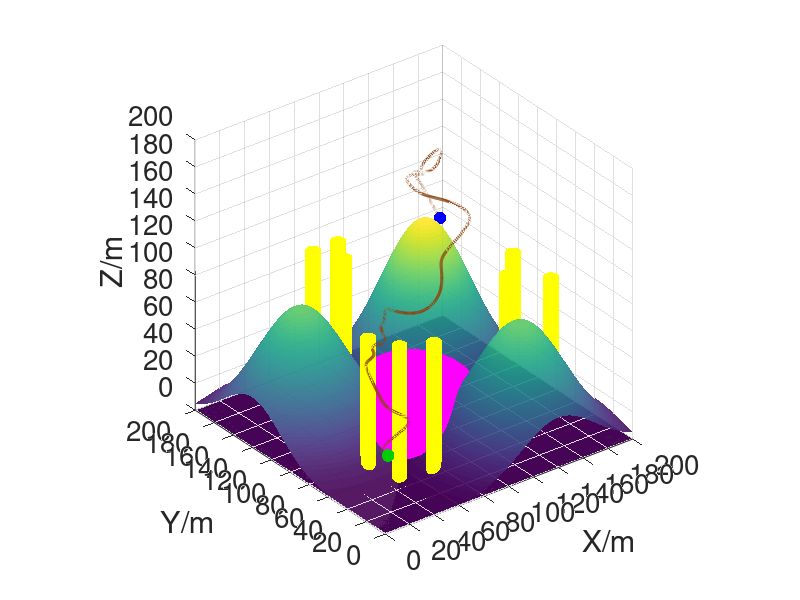

Recreate this plot in MATLAB. (Note: this script raises an error after producing the figure.)
function AVSS_RRT_dynamic()
% ================================================================
%  AVSS-RRT 动态障碍物三维路径规划与实时避障
% ----------------------------------------------------------------
%  在 AVSS_RRT.m 的基础上, 加入动态障碍物(黑色球, 在设定的两点
%  之间往返运动), 实现无人机沿路径飞行时的实时避障:
%
%   1) 先对"静态障碍物"(高斯山体/球形禁飞区/圆柱群)用 AVSS-RRT
%      规划出一条全局最优路径(棕色实线, 图中始终显示);
%   2) 无人机沿该路径逐步飞行, 每个时间步动态障碍物随之移动;
%   3) 若无人机前方一段距离内(look-ahead)将与某个动态障碍物相遇,
%      则脱离原轨迹向侧向/上方小幅绕行(不改动全局路径);
%   4) 障碍物走开、前方畅通后, 无人机回归全局最优路径继续飞行;
%   5) 动画显示: 棕色实线=规划路径, 红色实线=已飞行轨迹,
%      黑色球=动态障碍物, 绿/蓝球=起点/终点。
%
%  地形: 采用 map.m 中定义的三座高斯山体、球形禁飞区、九根圆柱障碍。
%  起点 [10,10,50] (绿色球), 终点 [190,190,80] (蓝色球)。
% ================================================================
clear; clc; close all;
rng(1);   % 固定随机种子, 结果可复现

%% ------------------ 1. 地图与静态障碍物参数 (与 map.m 一致) ------
world.xlim = [0 200];
world.ylim = [0 200];
world.zlim = [0 200];

% --- 三座高斯山体 [x0, y0, A(峰值), sigma] ---
world.mountains = [ 40 140  90 30;
                   140  40  90 30;
                   140 140 120 30];

% --- 球形禁飞区 [cx, cy, cz, r] ---
world.sphere = [100 100 0 50];

% --- 九根圆柱障碍 [x0, y0, height], 半径统一 ---
world.cyl_r = 5;
world.cylinders = [ 40  70 100;
                    70  40 100;
                    50  50 100;
                    90 160 100;
                   160  80 100;
                    80 180 100;
                   100 180 100;
                   180  60 100;
                   180 100 100];

world.safe = 3.0;        % 无人机安全距离(机体约束)

% --- 动态障碍物初始为空, 用于静态规划阶段 ---
world.dyn = [];          % 每行 [cx cy cz], 无动态障碍时为空

%% ------------------ 2. 动态障碍物参数 (与 untitled.m 一致) -------
% 每行 [起点x y z, 终点x y z, 方向(±1)], 障碍在起点<->终点之间往返
dyn.num   = 11;
dyn.r     = 5;           % 动态障碍物半径
dyn.speed = 1;           % 每个时间步移动的距离
% 前 5 行: 与 untitled.m 一致的原始动态障碍物;
% 后 6 行: 新增障碍物, 其往返线段均"垂直横穿"静态规划路径(在弧长
%          s≈40/100/120/180/220/300 m 处), 使避障过程频繁可见。
dyn.params = [
    150,  90, 68,  35,  85, 68, 1;
     95,  40, 60,  92, 140, 60, 1;
     50,  10, 10,  10,  80, 80, 1;
     56, 125, 75, 124, 56, 75, 1;
     95, 130, 75, 146, 90, 75, 1;
     29,  37, 53,  54, 11, 53, 1;
     61,  74, 73,  81, 52, 73, 1;
     87,  73, 75,  91, 42, 75, 1;
    106, 113, 81, 134, 97, 81, 1;
    154, 124, 99, 139, 95, 99, 1;
    156, 168,102, 184,151,102, 1;
];
dyn.curr = dyn.params(:, 1:3);   % 当前中心位置 (N x 3)

%% ------------------ 3. 起点 / 终点 -------------------------------
start = [ 10  10 50];
goal  = [190 190 80];

%% ------------------ 4. AVSS-RRT 参数 ----------------------------
params.max_iter   = 8000;   % 最大迭代次数
params.p_goal     = 0.15;   % Goal-bias 采样概率
params.step_min   = 3;      % 最小步长(障碍物附近)
params.step_max   = 18;     % 最大步长(空旷区域)
params.goal_tol   = 8;      % 到达终点的容差
params.edge_res   = 1.5;    % 边碰撞检测的采样分辨率

% --- 动态避障相关 ---
sim.uav_speed   = 2.0;      % 无人机每个时间步飞行的距离
sim.look_ahead  = 12;       % 前视距离: 检查前方多远是否会撞动态障碍
sim.max_steps   = 4000;     % 仿真最大时间步(防止死循环)

%% ------------------ 5. 初始路径规划 (仅静态障碍) -----------------
fprintf('AVSS-RRT 初始路径规划(静态障碍物) ...\n');
tic;
[path, ~, success] = avss_rrt_plan(start, goal, world, params);
t_plan = toc;
if ~success || isempty(path)
    error('初始路径规划失败, 请调整参数或检查地图。');
end
path = smooth_path_cubic(path);
fprintf('初始规划完成: 用时 %.3f s, 路径长度 %.2f m。\n', ...
        t_plan, path_length(path));

% 用四类动态障碍物(直线×3 圆弧×3 变速×4 垂直×4)覆盖上方旧硬编码障碍,
% 沿 AVSS-RRT 静态路径弧长生成, 取代原来的 11 个直线往返障碍。
dyn = gen_dyn_v2(path);

%% ------------------ 6. 绘制场景 ----------------------------------
draw_world(world);
hold on;

% 起点(绿色球) / 终点(蓝色球)
draw_ball(start, 4, [0 0.8 0]);
draw_ball(goal,  4, [0 0 1]);

% 规划路径(棕色实线, 静态规划得到的全局最优路径) 与已飞行轨迹(红实线)
% 棕色避开地图中其他物体颜色: 山体(蓝绿黄渐变)、禁飞区(品红)、圆柱(黄)、
% 起点(绿)、终点(蓝)、动态障碍(黑)。
col_plan  = [0.55 0.27 0.07];   % 棕色: 规划路径
col_trail = [0.85 0.0 0.0];     % 正红: 已飞行轨迹
h_plan  = plot3(path(:,1), path(:,2), path(:,3), ...
                '-', 'Color', col_plan, 'LineWidth', 2.2);
h_trail = plot3(start(1), start(2), start(3), ...
                '-',  'Color', col_trail, 'LineWidth', 3);
% 无人机当前位置(红色实心点)
h_uav = plot3(start(1), start(2), start(3), 'o', ...
              'MarkerFaceColor', col_trail, 'MarkerEdgeColor', 'none', ...
              'MarkerSize', 8);

% 动态障碍物句柄(按四类运动着色: 红=直线 蓝=圆弧 绿=变速 橙=垂直)
[Xd, Yd, Zd] = sphere(20);
Xd = Xd*dyn.r; Yd = Yd*dyn.r; Zd = Zd*dyn.r;
h_dyn = gobjects(dyn.num, 1);
for i = 1:dyn.num
    c = dyn.curr(i,:);
    h_dyn(i) = surf(c(1)+Xd, c(2)+Yd, c(3)+Zd, ...
                    'FaceColor', type_color(dyn.obs{i}.type), ...
                    'EdgeColor','none','FaceAlpha',1.0);
end

legend_h = [ plot3(nan,nan,nan,'-','Color',col_trail,'LineWidth',3), ...
             plot3(nan,nan,nan,'-','Color',col_plan,'LineWidth',2.2), ...
             plot3(nan,nan,nan,'o','MarkerFaceColor',type_color(1), ...
                   'MarkerEdgeColor','none','MarkerSize',10), ...
             plot3(nan,nan,nan,'o','MarkerFaceColor',type_color(2), ...
                   'MarkerEdgeColor','none','MarkerSize',10), ...
             plot3(nan,nan,nan,'o','MarkerFaceColor',type_color(3), ...
                   'MarkerEdgeColor','none','MarkerSize',10), ...
             plot3(nan,nan,nan,'o','MarkerFaceColor',type_color(4), ...
                   'MarkerEdgeColor','none','MarkerSize',10), ...
             plot3(nan,nan,nan,'o','MarkerFaceColor',[0 0.8 0], ...
                   'MarkerEdgeColor','none','MarkerSize',10), ...
             plot3(nan,nan,nan,'o','MarkerFaceColor',[0 0 1], ...
                   'MarkerEdgeColor','none','MarkerSize',10)];
legend(legend_h, {'已飞行轨迹','规划路径','直线障碍','圆弧障碍','变速障碍','垂直障碍','起点','终点'}, ...
       'Location','northeast','FontSize',11);
title('AVSS-RRT 动态障碍物路径规划与避障', 'FontSize', 16);
view(45, 30);

%% ------------------ 7. 仿真主循环: 沿全局最优路径飞行 + 局部避障 + 回归 ---
% 策略: 静态规划得到的 path 作为“全局最优路径”, 永不改变(品红实线基准)。
%   - 默认沿全局路径前进(用弧长参数 s_glob 定位);
%   - 若全局路径前方将撞动态障碍, 进入“局部绕行”: 朝侧向/上方偏移一个
%     临时航点躲避, 不改动全局路径;
%   - 障碍走开后, 拉回到全局路径上“最近且前方畅通”的点, 继续沿原路径飞。
fig = gcf;

% 将全局最优路径按弧长密集离散, 便于定位与回归
glob = densify_path(path, 1.0);          % 每 ~1m 一个采样点
glob_cum = [0; cumsum(sqrt(sum(diff(glob).^2, 2)))];   % 累积弧长
glob_len = glob_cum(end);

uav_pos = start;             % 无人机当前位置
trail   = start;            % 已飞行轨迹
s_glob  = 0;                % 当前在全局路径上的弧长进度
detour  = false;            % 是否处于局部绕行状态
detour_cnt = 0;             % 绕行触发次数(统计用)
reached = false;

for step = 1:sim.max_steps
    if ~ishandle(fig); break; end

    % ---- (a) 动态障碍物移动一步(往返运动) ----
    dyn = move_dynamic(dyn);
    world.dyn = dyn.curr;
    dyn_r_safe = dyn.r + world.safe;      % 动态障碍碰撞半径(含安全距离)

    % ---- (b) 检测全局路径前方(从当前进度起)是否会撞动态障碍 ----
    glob_blocked = glob_lookahead_hit(glob, glob_cum, s_glob, ...
                                      dyn.curr, dyn_r_safe, sim.look_ahead);

    if ~glob_blocked
        % ===== 全局路径畅通: 沿全局最优路径前进(必要时先拉回路径) =====
        if detour
            % 刚绕行完毕: 找到全局路径上"最近且前方畅通"的回归点
            s_glob = regain_arc(glob, glob_cum, uav_pos, s_glob, ...
                                dyn.curr, dyn_r_safe, sim.look_ahead);
            detour = false;
            fprintf('第 %d 步: 障碍已避开, 回归全局最优路径。\n', step);
        end
        s_glob = min(glob_len, s_glob + sim.uav_speed);
        target = interp_arc(glob, glob_cum, s_glob);
        uav_pos = move_towards(uav_pos, target, sim.uav_speed);
    else
        % ===== 全局路径被挡: 局部绕行(不改动全局路径) =====
        if ~detour
            detour_cnt = detour_cnt + 1;
            detour = true;
            fprintf('第 %d 步: 全局路径前方有动态障碍, 第 %d 次局部绕行。\n', ...
                    step, detour_cnt);
        end
        % 前瞻的全局路径点作为"绕行想去的方向", 在其周围选一个安全的临时航点
        aim = interp_arc(glob, glob_cum, min(glob_len, s_glob + sim.look_ahead));
        wp = pick_detour_waypoint(uav_pos, aim, goal, world, ...
                                  dyn.curr, dyn_r_safe, sim.uav_speed);
        if isempty(wp)
            % 找不到安全方向 -> 本步悬停等待障碍物移开
        else
            uav_pos = move_towards(uav_pos, wp, sim.uav_speed);
        end
    end
    trail(end+1,:) = uav_pos; %#ok<AGROW>

    % ---- (c) 更新图形 ----
    for i = 1:dyn.num
        c = dyn.curr(i,:);
        set(h_dyn(i), 'XData', c(1)+Xd, 'YData', c(2)+Yd, 'ZData', c(3)+Zd);
    end
    set(h_trail, 'XData', trail(:,1), 'YData', trail(:,2), 'ZData', trail(:,3));
    set(h_uav,   'XData', uav_pos(1), 'YData', uav_pos(2), 'ZData', uav_pos(3));
    drawnow;
    pause(0.02);

    % ---- (d) 到达终点判定 ----
    if norm(uav_pos - goal) <= sim.uav_speed || ...
       (s_glob >= glob_len - 1e-6 && norm(uav_pos - goal) <= params.goal_tol)
        uav_pos = goal;
        set(h_uav, 'XData', goal(1), 'YData', goal(2), 'ZData', goal(3));
        trail(end+1,:) = goal; %#ok<AGROW>
        set(h_trail, 'XData', trail(:,1), 'YData', trail(:,2), 'ZData', trail(:,3));
        drawnow;
        reached = true;
        break;
    end
end

% ---- 最终停止时: 将动态障碍物移到不与已飞行轨迹重合的位置 ----
% 沿每个障碍物的运动线段均匀采样, 取离已飞行轨迹(trail)最远的候选点,
% 使最后一帧黑色障碍球不与红色轨迹重叠。
for i = 1:0   % 四类障碍无"最终重排", 跳过依赖旧 dyn.params 的直线逻辑
    p1 = [0 0 0]; p2 = [0 0 0];
    seg = p2 - p1; L = norm(seg);
    if L > 1e-6
        u = seg / L;
        ss = linspace(0, L, 200)';
        cand = p1 + ss * u;                       % 候选位置 (N x 3)
        dmin = zeros(size(cand,1),1);
        for j = 1:size(cand,1)
            dmin(j) = min(sqrt(sum((trail - cand(j,:)).^2, 2)));
        end
        [~, k] = max(dmin);                       % 离轨迹最远的候选点
        dyn.curr(i,:) = cand(k,:);
    end
    c = dyn.curr(i,:);
    set(h_dyn(i), 'XData', c(1)+Xd, 'YData', c(2)+Yd, 'ZData', c(3)+Zd);
end
drawnow;

if reached
    fprintf('无人机到达终点! 步数 %d, 局部绕行 %d 次, 飞行距离 %.2f m。\n', ...
            step, detour_cnt, path_length(trail));
else
    warning('未在最大步数内到达终点, 可尝试增大 sim.max_steps。');
end
hold off;
end

% ================================================================
%                     动态障碍物运动 & 避障
% ================================================================
function dyn = move_dynamic(dyn)
% 四类动态障碍物各推进一步(按 dyn.obs{i}.type 分派)
for i = 1:dyn.num
    o   = dyn.obs{i};
    cur = dyn.curr(i,:);
    switch o.type
        case 1
            [nxt, o] = step_linear(cur, o);
        case 2
            [nxt, o] = step_circular(cur, o);
        case 3
            [nxt, o] = step_variable(cur, o);
        case 4
            [nxt, o] = step_vertical(cur, o);
        otherwise
            continue;
    end
    dyn.curr(i,:) = nxt;
    dyn.obs{i} = o;
end
end

% ================================================================
%        四类动态障碍物生成 & 单步运动 (替代原直线往返障碍)
% ================================================================
function dyn = gen_dyn_v2(path)
% 沿 AVSS-RRT 路径弧长生成 14 个四类动态障碍物(直线×3 圆弧×3 变速×4 垂直×4)
rng(1, 'twister');

dyn.num  = 14;
dyn.r    = 5;
dyn.curr = zeros(14, 3);
dyn.obs  = cell(14, 1);

seg = sqrt(sum(diff(path).^2, 2));
cum = [0; cumsum(seg)];
[cum, ia] = unique(cum, 'stable');
path = path(ia, :);
L = cum(end);
if L < 30
    dyn.num = 0; dyn.curr = zeros(0,3); dyn.obs = cell(0,1); return;
end

fracs = [0.20 0.24 0.29 0.33 0.37 0.41 0.46 0.50 0.54 0.59 0.63 0.67 0.71 0.76];
types = [1 2 3 4 3 1 4 2 3 4 1 2 3 4];
lin_speeds = [0.5 1.0 1.5];
lin_idx = 0;

for i = 1:14
    si = fracs(i) * L;
    p  = arc_interp(cum, path, si);
    s1 = max(cum(1), si - 3);
    s2 = min(cum(end), si + 3);
    tan = arc_interp(cum, path, s2) - arc_interp(cum, path, s1);
    if norm(tan) < 1e-6, tan = [1 0 0]; end
    tan = tan / norm(tan);
    up = [0 0 1];
    side = cross(tan, up);
    if norm(side) < 1e-6, side = cross(tan, [0 1 0]); end
    side(3) = 0;
    if norm(side) < 1e-6, side = [1 0 0]; end
    side = side / norm(side);

    switch types(i)
        case 1
            lin_idx = lin_idx + 1;
            dyn.obs{i} = make_linear(p, side, lin_speeds(lin_idx));
        case 2
            dyn.obs{i} = make_circular(p, side);
        case 3
            dyn.obs{i} = make_variable(p, side);
        case 4
            dyn.obs{i} = make_vertical(p, side);
    end
    dyn.curr(i,:) = initial_position(dyn.obs{i});
end
end

function p = arc_interp(cum, path, s)
s = min(max(s, cum(1)), cum(end));
p = [interp1(cum, path(:,1), s), interp1(cum, path(:,2), s), interp1(cum, path(:,3), s)];
end

function o = make_linear(p, side, speed)
half_w = 25 + 10*rand;
S = p - side*half_w; S(3) = p(3);
E = p + side*half_w; E(3) = p(3);
o.type = 1; o.S = S; o.E = E;
o.dir = sign(rand - 0.5); if o.dir == 0, o.dir = 1; end
o.speed = speed;
end

function o = make_circular(p, side)
R = 12 + 6*rand;
vt = 0.8 + 0.7*rand;
o.type = 2;
o.center = p + side*(0.6*R); o.center(3) = p(3);
o.R = R; o.omega = vt / R; o.theta = 2*pi*rand;
end

function o = make_variable(p, side)
half_w = 25 + 10*rand;
S = p - side*half_w; S(3) = p(3);
E = p + side*half_w; E(3) = p(3);
o.type = 3; o.S = S; o.E = E;
o.dir = sign(rand - 0.5); if o.dir == 0, o.dir = 1; end
o.v0 = 0.5 + 0.5*rand; o.amp = 0.5; o.period = 20 + 20*rand; o.t = rand*o.period;
end

function o = make_vertical(p, side)
half_w = 15 + 10*rand;
S = p - side*half_w; S(3) = p(3);
E = p + side*half_w; E(3) = p(3);
o.type = 4; o.S = S; o.E = E;
o.dir = sign(rand - 0.5); if o.dir == 0, o.dir = 1; end
o.hspeed = 0.5; o.z0 = p(3); o.A = 15 + 10*rand; o.Tz = 30 + 20*rand; o.t = rand*o.Tz;
end

function pos = initial_position(o)
switch o.type
    case 1
        u = (o.E - o.S) / max(norm(o.E - o.S), 1e-9);
        pos = o.S + u*(rand*norm(o.E - o.S));
    case 2
        pos = [o.center(1)+o.R*cos(o.theta), o.center(2)+o.R*sin(o.theta), o.center(3)];
    case 3
        u = (o.E - o.S) / max(norm(o.E - o.S), 1e-9);
        pos = o.S + u*(rand*norm(o.E - o.S));
    case 4
        u = (o.E - o.S) / max(norm(o.E - o.S), 1e-9);
        d = rand*norm(o.E - o.S);
        pos = [o.S(1)+u(1)*d, o.S(2)+u(2)*d, o.z0 + o.A*sin(2*pi*o.t/o.Tz)];
end
end

function [nxt, o] = step_linear(cur, o)
u = (o.E - o.S) / max(norm(o.E - o.S), 1e-9);
nxt = cur + o.dir*o.speed*u;
if o.dir == 1
    if dot(nxt - o.E, o.E - o.S) >= 0, o.dir = -1; nxt = o.E; end
else
    if dot(nxt - o.S, o.S - o.E) >= 0, o.dir = 1; nxt = o.S; end
end
end

function [nxt, o] = step_circular(cur, o) %#ok<INUSD>
o.theta = o.theta + o.omega;
nxt = [o.center(1)+o.R*cos(o.theta), o.center(2)+o.R*sin(o.theta), o.center(3)];
end

function [nxt, o] = step_variable(cur, o)
o.t = o.t + 1;
spd = o.v0*(1 + o.amp*sin(2*pi*o.t/o.period));
u = (o.E - o.S) / max(norm(o.E - o.S), 1e-9);
nxt = cur + o.dir*spd*u;
if o.dir == 1
    if dot(nxt - o.E, o.E - o.S) >= 0, o.dir = -1; nxt = o.E; end
else
    if dot(nxt - o.S, o.S - o.E) >= 0, o.dir = 1; nxt = o.S; end
end
end

function [nxt, o] = step_vertical(cur, o)
o.t = o.t + 1;
u = (o.E - o.S) / max(norm(o.E - o.S), 1e-9);
h = cur(1:2) + o.dir*o.hspeed*u(1:2);
if o.dir == 1
    if dot(h - o.E(1:2), o.E(1:2) - o.S(1:2)) >= 0, o.dir = -1; h = o.E(1:2); end
else
    if dot(h - o.S(1:2), o.S(1:2) - o.E(1:2)) >= 0, o.dir = 1; h = o.S(1:2); end
end
z = o.z0 + o.A*sin(2*pi*o.t/o.Tz);
nxt = [h, z];
end

function c = type_color(t)
colors = [0.85 0.10 0.10;   % 1 直线: 红
          0.10 0.40 0.90;   % 2 圆弧: 蓝
          0.10 0.60 0.20;   % 3 变速: 绿
          0.90 0.50 0.10];  % 4 垂直: 橙
c = colors(t, :);
end

% ================================================================
%        全局路径跟随 + 局部绕行 + 回归 (工具函数)
% ================================================================
function q = densify_path(path, ds)
% 将折线路径按弧长间隔 ds 密集重采样, 返回稠密点集 (M x 3)
d = [0; cumsum(sqrt(sum(diff(path).^2, 2)))];
if d(end) < 1e-6; q = path; return; end
[d, ia] = unique(d, 'stable'); path = path(ia, :);
tt = (0:ds:d(end))';
if tt(end) < d(end); tt(end+1) = d(end); end
q = [interp1(d, path(:,1), tt), ...
     interp1(d, path(:,2), tt), ...
     interp1(d, path(:,3), tt)];
end

% ----------------------------------------------------------------
function p = interp_arc(glob, glob_cum, s)
% 在全局路径上按弧长 s 取点(线性插值)
s = min(max(s, 0), glob_cum(end));
p = [interp1(glob_cum, glob(:,1), s), ...
     interp1(glob_cum, glob(:,2), s), ...
     interp1(glob_cum, glob(:,3), s)];
end

% ----------------------------------------------------------------
function pos = move_towards(pos, target, spd)
% 从 pos 朝 target 移动最多 spd 距离
v = target - pos; d = norm(v);
if d <= spd || d < 1e-9
    pos = target;
else
    pos = pos + (v/d)*spd;
end
end

% ----------------------------------------------------------------
function hit = glob_lookahead_hit(glob, glob_cum, s0, dyn_pos, dyn_r_safe, look_ahead)
% 沿全局路径从弧长 s0 向前查看 look_ahead 距离, 判断是否会撞动态障碍
hit = false;
if isempty(dyn_pos); return; end
s_end = min(glob_cum(end), s0 + look_ahead);
ns = max(2, ceil((s_end - s0) / 1.5));
for s = linspace(s0, s_end, ns)
    q = interp_arc(glob, glob_cum, s);
    for k = 1:size(dyn_pos,1)
        if norm(q - dyn_pos(k,:)) <= dyn_r_safe
            hit = true; return;
        end
    end
end
end

% ----------------------------------------------------------------
function s_new = regain_arc(glob, glob_cum, uav_pos, s_cur, dyn_pos, dyn_r_safe, look_ahead)
% 障碍避开后, 在全局路径上(当前进度附近向前)寻找“离无人机最近且前方畅通”
% 的回归点弧长。优先回到不倒退的位置, 保证沿原路径继续前进。
best_s = s_cur; best_d = inf;
s_from = s_cur;                       % 不允许倒退
s_to   = min(glob_cum(end), s_cur + look_ahead + 20);
for s = linspace(s_from, s_to, 40)
    p = interp_arc(glob, glob_cum, s);
    if norm(p - uav_pos) < best_d && ...
       ~glob_lookahead_hit(glob, glob_cum, s, dyn_pos, dyn_r_safe, look_ahead)
        best_d = norm(p - uav_pos);
        best_s = s;
    end
end
s_new = best_s;
end

% ----------------------------------------------------------------
function wp = pick_detour_waypoint(uav_pos, aim, goal, world, dyn_pos, dyn_r_safe, spd)
% 局部绕行: 在“朝 aim 前进”的基础上叠加若干候选侧向/垂直偏移, 选一个
% 一步内不撞任何障碍(静态+动态)、且尽量朝目标推进的临时航点。
wp = [];

fwd = aim - uav_pos;
if norm(fwd) < 1e-6; fwd = goal - uav_pos; end
if norm(fwd) < 1e-6; return; end
fwd = fwd / norm(fwd);

% 构造与前进方向垂直的两个基向量(侧向 right、垂直 up)
up0 = [0 0 1];
right = cross(fwd, up0);
if norm(right) < 1e-6; right = [1 0 0]; end
right = right / norm(right);
up = cross(right, fwd); up = up / (norm(up) + 1e-9);

% 候选偏移(单位: 距离), 覆盖左右/上下及其组合, 幅度由小到大
amp = [8 14 20];
dirs = [ right; -right; up; -up; ...
         (right+up); (right-up); (-right+up); (-right-up) ];
dirs = dirs ./ vecnorm(dirs, 2, 2);

best_score = -inf;
for a = amp
    for j = 1:size(dirs,1)
        cand = uav_pos + fwd*spd + dirs(j,:)*a;   % 前进一步 + 侧移
        if ~in_bounds(cand, world); continue; end
        % 一步内路径(uav_pos -> cand)需对静态+动态障碍都安全
        if ~seg_free_dyn(uav_pos, cand, world, dyn_pos, dyn_r_safe); continue; end
        % 评分: 越靠近目标越好, 偏移越小越好
        score = -norm(cand - goal) - 0.3*a;
        if score > best_score
            best_score = score; wp = cand;
        end
    end
    if ~isempty(wp); break; end   % 优先采用幅度最小的可行偏移
end
end

% ----------------------------------------------------------------
function tf = seg_free_dyn(a, b, world, dyn_pos, dyn_r_safe)
% 线段 a->b 对静态障碍(含安全距离)与动态障碍(dyn_r_safe)均无碰撞
L = norm(b - a);
n = max(2, ceil(L / 1.5));
t = linspace(0, 1, n)';
pts = a + t .* (b - a);
for i = 1:n
    if dist_to_obstacles(pts(i,:), world) <= world.safe
        tf = false; return;
    end
    for k = 1:size(dyn_pos,1)
        if norm(pts(i,:) - dyn_pos(k,:)) <= dyn_r_safe
            tf = false; return;
        end
    end
end
tf = true;
end


% ================================================================
%                    AVSS-RRT 核心算法 (含动态障碍)
% ================================================================
function [path, tree, success] = avss_rrt_plan(start, goal, world, params)
% AVSS-RRT 主循环 (碰撞检测同时考虑静态障碍与 world.dyn 动态障碍)
tree.nodes  = start;
tree.parent = 0;
success = false;
path = [];

for it = 1:params.max_iter
    % ---- (1) Goal-bias 采样 ----
    if rand < params.p_goal
        x_rand = goal;
    else
        x_rand = sample_free(world);
    end

    % ---- (2) 最近节点 ----
    [x_near, idx_near] = nearest_node(tree.nodes, x_rand);

    % ---- (3) 自适应可变步长 (AVSS) ----
    step = adaptive_step(x_near, goal, world, params);

    % ---- (4) 向采样点扩展 ----
    dir = x_rand - x_near;
    dist = norm(dir);
    if dist < 1e-6; continue; end
    x_new = x_near + (dir / dist) * min(step, dist);

    if ~in_bounds(x_new, world); continue; end

    % ---- (5) 边碰撞检测(含安全距离机体约束) ----
    if ~collision_free(x_near, x_new, world, params.edge_res)
        continue;
    end

    % ---- (6) 加入新节点 ----
    tree.nodes(end+1,:)  = x_new;
    tree.parent(end+1,1) = idx_near;

    % ---- (7) 尝试直连终点 ----
    if norm(x_new - goal) <= params.goal_tol
        if collision_free(x_new, goal, world, params.edge_res)
            tree.nodes(end+1,:)  = goal;
            tree.parent(end+1,1) = size(tree.nodes,1)-1;
            success = true;
            break;
        end
    end
end

if success
    idx = size(tree.nodes,1);
    while idx ~= 0
        path = [tree.nodes(idx,:); path]; %#ok<AGROW>
        idx = tree.parent(idx);
    end
end
end

% ----------------------------------------------------------------
function step = adaptive_step(x, goal, world, params)
% 自适应可变步长: 综合"离最近障碍距离"与"离目标距离"计算步长
d_obs  = dist_to_obstacles(x, world);
d_goal = norm(x - goal);
r_obs  = min(max((d_obs - world.safe) / params.step_max, 0), 1);
step = params.step_min + (params.step_max - params.step_min) * r_obs;
step = min(step, max(d_goal, params.step_min));
end

% ----------------------------------------------------------------
function x = sample_free(world)
for k = 1:50
    x = [world.xlim(1) + diff(world.xlim)*rand, ...
         world.ylim(1) + diff(world.ylim)*rand, ...
         world.zlim(1) + diff(world.zlim)*rand];
    if dist_to_obstacles(x, world) > world.safe
        return;
    end
end
end

% ----------------------------------------------------------------
function [x_near, idx] = nearest_node(nodes, x)
d = sum((nodes - x).^2, 2);
[~, idx] = min(d);
x_near = nodes(idx,:);
end

% ----------------------------------------------------------------
function tf = in_bounds(x, world)
tf = x(1) >= world.xlim(1) && x(1) <= world.xlim(2) && ...
     x(2) >= world.ylim(1) && x(2) <= world.ylim(2) && ...
     x(3) >= world.zlim(1) && x(3) <= world.zlim(2);
end

% ----------------------------------------------------------------
function tf = collision_free(a, b, world, res)
L = norm(b - a);
n = max(2, ceil(L / res));
t = linspace(0, 1, n)';
pts = a + t .* (b - a);
for i = 1:n
    if dist_to_obstacles(pts(i,:), world) <= world.safe
        tf = false; return;
    end
end
tf = true;
end

% ----------------------------------------------------------------
function d = dist_to_obstacles(x, world)
% 点 x 到"最近障碍表面"的有符号距离(障碍内部为负)。
% 障碍含: 高斯山体、球形禁飞区、圆柱群, 以及当前动态障碍物(world.dyn)。
d = inf;

% ---- 高斯山体地形 ----
h = terrain_height(x(1), x(2), world);
d = min(d, x(3) - h);

% ---- 球形禁飞区 ----
s = world.sphere;
d = min(d, norm(x - s(1:3)) - s(4));

% ---- 圆柱障碍 ----
for i = 1:size(world.cylinders,1)
    c = world.cylinders(i,:);
    dr = norm(x(1:2) - c(1:2)) - world.cyl_r;
    if x(3) <= c(3)
        d_cyl = dr;
    else
        dz = x(3) - c(3);
        if dr < 0
            d_cyl = dz;
        else
            d_cyl = hypot(dr, dz);
        end
    end
    d = min(d, d_cyl);
end

% ---- 动态障碍物(球形) ----
if isfield(world, 'dyn') && ~isempty(world.dyn)
    for i = 1:size(world.dyn,1)
        d = min(d, norm(x - world.dyn(i,:)) - 5);   % 动态障碍半径 5
    end
end
end

% ----------------------------------------------------------------
function h = terrain_height(x, y, world)
h = 0;
for i = 1:size(world.mountains,1)
    m = world.mountains(i,:);
    zi = m(3) * exp(-((x - m(1))^2 + (y - m(2))^2) / (2*m(4)^2));
    h = max(h, zi);
end
end

% ================================================================
%                       路径平滑 & 工具函数
% ================================================================
function sp = smooth_path_cubic(path)
% 三次样条插值平滑, 以弦长参数化; 先剔除过近的重复点
seg = sqrt(sum(diff(path).^2, 2));
keep = [true; seg > 1e-6];
path = path(keep, :);
if size(path,1) < 3
    sp = path; return;
end
d = [0; cumsum(sqrt(sum(diff(path).^2, 2)))];
tt = linspace(0, d(end), max(200, size(path,1)*20))';
sp = [spline(d, path(:,1), tt), ...
      spline(d, path(:,2), tt), ...
      spline(d, path(:,3), tt)];
end

% ----------------------------------------------------------------
function L = path_length(p)
L = sum(sqrt(sum(diff(p).^2, 2)));
end

% ================================================================
%                          绘图函数
% ================================================================
function draw_world(world)
% 复现 map.m 的三维障碍物地图(字体设置与 AVSS_RRT.m 一致)
tick_font_size  = 20;
label_font_size = 20;

map_x = 0:0.5:200;
map_y = 0:0.5:200;
[X, Y] = meshgrid(map_x, map_y);

figure('Position',[100 100 900 800], 'Color','white');

% --- 三座高斯山体 ---
for i = 1:size(world.mountains,1)
    m = world.mountains(i,:);
    Z = m(3) * exp(-((X - m(1)).^2 + (Y - m(2)).^2) / (2*m(4)^2));
    Z(Z < 0) = 0;
    surf(X, Y, Z, 'FaceColor','interp','EdgeColor','none','FaceAlpha',0.9);
    hold on;
end

% --- 球形禁飞区 ---
s = world.sphere;
[Xs, Ys, Zs] = sphere(50);
bx = s(1) + Xs*s(4);  by = s(2) + Ys*s(4);  bz = s(3) + Zs*s(4);
bz(bz < 0) = 0;
surf(bx, by, bz, 'FaceColor',[1 0 1],'EdgeColor','none','FaceAlpha',1.0);

% --- 圆柱障碍(带封顶) ---
[Xc, Yc, Zc] = cylinder(world.cyl_r, 50);
theta = linspace(0, 2*pi, 50);
for i = 1:size(world.cylinders,1)
    c = world.cylinders(i,:);
    surf(c(1)+Xc, c(2)+Yc, c(3)*Zc, ...
         'FaceColor',[1 1 0],'EdgeColor','none','FaceAlpha',1.0);
    tx = c(1) + world.cyl_r*cos(theta);
    ty = c(2) + world.cyl_r*sin(theta);
    tz = repmat(c(3), size(tx));
    fill3(tx, ty, tz, [1 1 0], 'EdgeColor','none','FaceAlpha',1.0);
end

% --- 坐标轴设置 ---
xlabel('X/m','FontSize',label_font_size);
ylabel('Y/m','FontSize',label_font_size);
zlabel('Z/m','FontSize',label_font_size);
xlim([0 200]); ylim([0 200]); zlim([0 200]);
xticks(0:20:200); yticks(0:20:200); zticks(0:20:200);
daspect([1 1 1]);
set(gca,'FontSize',tick_font_size,'Color','white');
grid on;
end

% ----------------------------------------------------------------
function draw_ball(center, r, color)
[Xs, Ys, Zs] = sphere(20);
surf(center(1)+Xs*r, center(2)+Ys*r, center(3)+Zs*r, ...
     'FaceColor',color,'EdgeColor','none','FaceAlpha',1.0);
end
